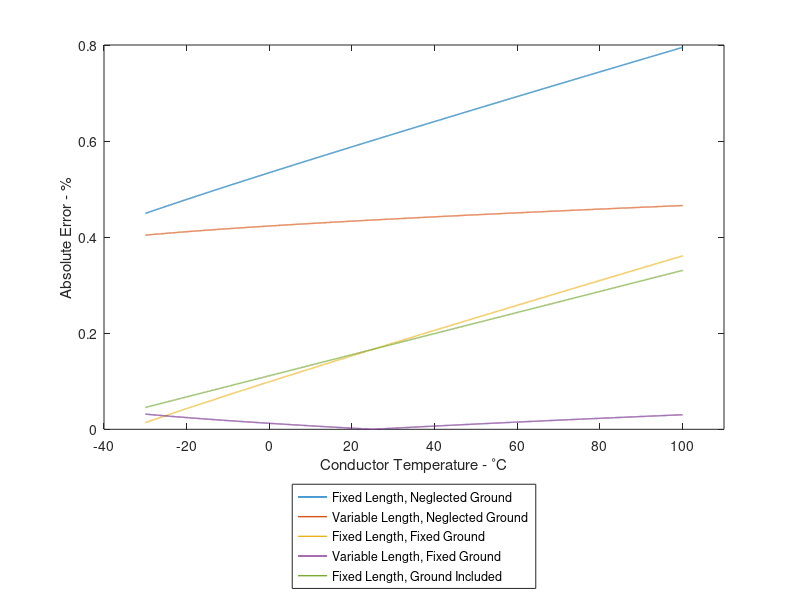

MATLAB code for this plot:
clear
clc
close all

if(ispc==1)
    foldersource='C:\Users\ctc\Documents\GitHub\Chapter3\';
elseif(ismac==1)
    foldersource='/Users/Shaun/Documents/GitHub/Chapter3/';
elseif(isunix==1)
    foldersource='/mnt/HA/groups/nieburGrp/Shaun/Chapter3/';
end

k=8.85e-12;
D25=5;
Deq=10;
r=0.0296/2;
S=200;
Tref=25;
Lref=8*(D25^2)/(3*S)+S;
alphaas=2.2e-5;

Temp=-30:0.01:100;
Trefloc=find(Temp==Tref);
[~,col]=size(Temp);
L=(Lref.*(1+alphaas.*(Temp-Tref)));
D=(20-sqrt((3*S*(L-S))/8));
WoverH=((20-D).*2./((S/2)^2));
Havg=(2/S).*(WoverH.*((S/2)^3)/3+D.*(S/2));

H1=2.*Havg;
H2=H1;
H3=H1+2*sqrt(Deq^2-(Deq/2)^2);
H12=sqrt(Deq^2+H1.^2);
H23=sqrt((Deq/2)^2+(H1+sqrt(Deq^2-(Deq/2)^2)).^2);
H31=H23;
C1=(2*pi*k)./(log(Deq/r)).*ones(1,col).*S;
C2=(2*pi*k)./(log(Deq/r)).*ones(1,col).*L;
C3=((2*pi*k)./(log(Deq/r)-log(((H12(Trefloc).*H23(Trefloc).*H31(Trefloc)).^(1/3))./((H1(Trefloc).*H2(Trefloc).*H3(Trefloc)).^(1/3))))).*S;
C4=((2*pi*k)./(log(Deq/r)-log(((H12(Trefloc).*H23(Trefloc).*H31(Trefloc)).^(1/3))./((H1(Trefloc).*H2(Trefloc).*H3(Trefloc)).^(1/3))))).*L;
C5=((2*pi*k)./(log(Deq/r)-log(((H12.*H23.*H31).^(1/3))./((H1.*H2.*H3).^(1/3))))).*S;
C6=((2*pi*k)./(log(Deq/r)-log(((H12.*H23.*H31).^(1/3))./((H1.*H2.*H3).^(1/3))))).*L;

figure('Renderer', 'painters', 'Position', [10 10 500 600]);
plot(Temp,100.*abs(C6-C1)./C6,'linewidth',1)
hold on
plot(Temp,100.*abs(C6-C2)./C6,'linewidth',1)
plot(Temp,100.*abs(C6-C3)./C6,'linewidth',1)
plot(Temp,100.*abs(C6-C4)./C6,'linewidth',1)
plot(Temp,100.*abs(C6-C5)./C6,'linewidth',1)
xlabel('Conductor Temperature - ^{\circ}C')
ylabel('Absolute Error - %')
legend('Fixed Length, Neglected Ground','Variable Length, Neglected Ground','Fixed Length, Fixed Ground','Variable Length, Fixed Ground','Fixed Length, Ground Included','Location', 'southoutside')
xlim([-40 110])

set(gca,'FontSize',10)
savefig(strcat(foldersource,'Figure3_5.fig'))
set(gcf, 'Color', 'w');
if(ispc)
    export_fig C:\Users\ctc\Documents\GitHub\Chapter3\Figure3_5.png -m3
elseif(ismac)
    export_fig /Volumes/THESIS/Github/Chapter3/Figure3_5.png -m3
end